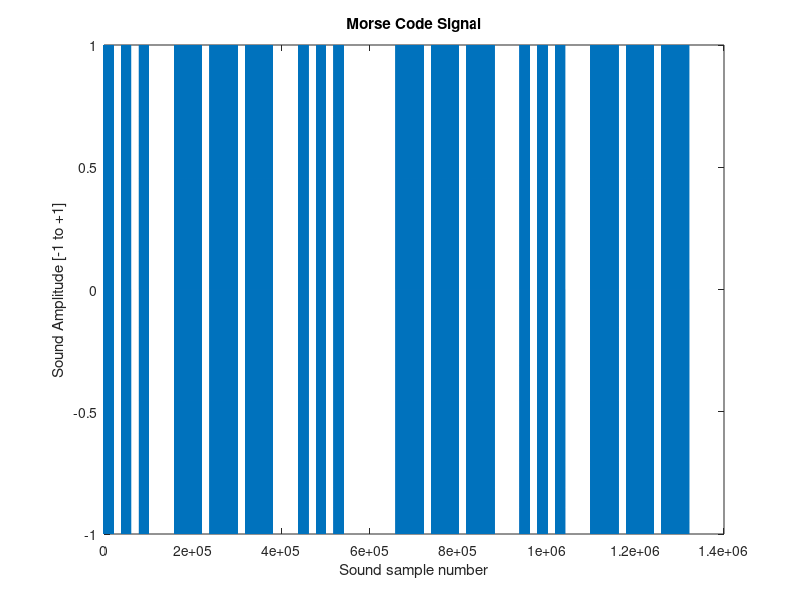

This chart was generated by the following MATLAB code:
% LabG_morse_in_Matlab_on_computer_v2.m 
  
clear all; close all 
  
% ----------------- Define a Message in Morse ------------------------- 
% define values here: https://en.wikipedia.org/wiki/Morse_code#Transmission 
% 
% Example: Array of Morse characters: 
%               S 
%                   (intra-character gap) 
%               O 
%                   (intra-character gap) 
%               S 
%                   (intra-word gap) 
%               O 
%                   (intra-character gap) 
%               S 
%                   (intra-character gap) 
%               O 
% 
% 1 element in the array represents a "dit" or an intra-character "gap" 
% Short gap is 3 elements in array defined as zero: between letters 
% Long gap is 6 elements in the array as zero: between words. 
% 
% Only simple characters can be defined in a 14-element wide array. 
% to describe longer letters, like 'Y' or number 9, add more columns. 
% 
%       ------------------ Position in Array ---------------------------- 
%       1   2   3   4   5   6   7   8   9   10  11  12  13  14 
morse_message = ...                 % ... means "keep reading to next line 
 [  1   0   1   0   1   NaN NaN NaN NaN NaN NaN NaN NaN NaN; % row 1: "S" 
    0   0   0   NaN NaN NaN NaN NaN NaN NaN NaN NaN NaN NaN; % 3 spaces  
    1   1   1   0   1   1   1   0   1   1   1   NaN NaN NaN; % row 3: "O" 
    0   0   0   NaN NaN NaN NaN NaN NaN NaN NaN NaN NaN NaN; % 3 spaces  
    1   0   1   0   1   NaN NaN NaN NaN NaN NaN NaN NaN NaN; % row 5: "S" 
    0   0   0   0   0   0   NaN NaN NaN NaN NaN NaN NaN NaN; % 6 spaces  
    1   1   1   0   1   1   1   0   1   1   1   NaN NaN NaN; % row 7: "O" 
    0   0   0   NaN NaN NaN NaN NaN NaN NaN NaN NaN NaN NaN; % 3 spaces  
    1   0   1   0   1   NaN NaN NaN NaN NaN NaN NaN NaN NaN; % row 9: "S" 
    0   0   0   NaN NaN NaN NaN NaN NaN NaN NaN NaN NaN NaN; % 3 spaces  
    1   1   1   0   1   1   1   0   1   1   1   NaN NaN NaN]; % row 11: "O" 
% -------------------------- end of Array -------------------------------- 
  
duration = 0.5;                   % length of time for a signal [sec] 
sample_freq = 40000;             % default sample freq. in Hz [8192] 
x = 0:(1/sample_freq):duration; % time at which signal changes prop. to sample freq. 
freq = 1000;                    % [hz] 
y=sin(2*pi*(x*freq));           % y values (sound amp) 
  
% Assign y to a more obvious name for beeps and silence. 
beep = y; 
silent = 0*beep;    % make all values 0 for a length of time. 
  
% count the number of letters in the array 
total_letters = size(morse_message,1); 
width_array = size(morse_message,2); 
  
total_sound = 0; 
  
for current_letter = 1:1:total_letters 
    
    array_column = 1; 
    % Iterate through each row.  Stop when NaN is hit or index exceed width 
    % of array 
  
    while (array_column <= width_array) 
         
        % Append a sinusoid for a short duration if 1 
        if(morse_message(current_letter,array_column) == 1) 
            % add one length of sound 
            total_sound = [total_sound beep]; 
        % Append no sound for a short duration if 0 
        elseif(morse_message(current_letter,array_column) == 0) 
            % add one length of silence 
            total_sound = [total_sound silent];       
        else 
            % do nothing.  Don't append anything 
        end 
         
        % go to the next sound in the letter 
        array_column = array_column + 1; 
    end 
     
end 
  
% Plot the signal 
plot(total_sound); 
title('Morse Code Signal'); 
ylabel('Sound Amplitude [-1 to +1]'); 
xlabel('Sound sample number'); 
  
% Play the signal. 
sound(total_sound,sample_freq);